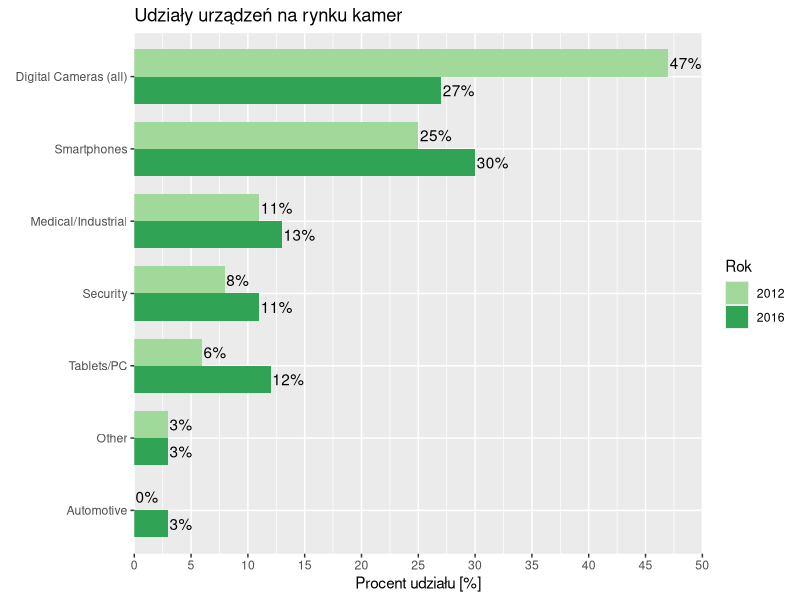

Here is the R script that generated this plot:
## ---- chunk 1
knitr::opts_chunk$set(echo = TRUE)
## ---- chunk 2
if(!require(ggplot2)){
  install.packages("ggplot2");
}
if(!require(ggrepel)){
  install.packages("ggrepel");
}
if(!require(reshape2)){
  install.packages("reshape2");
}
library(ggplot2)
library(ggrepel)
library(reshape2)


dane <- data.frame(urzadzenie = c("Digital Cameras (all)", "Smartphones", "Tablets/PC",
                              "Medical/Industrial", "Security", "Automotive", "Other"),
                   r2012 = c(47, 25, 6,  11, 8, 0, 3),
                   r2016 = c(27, 30, 12, 13, 11, 3, 3)
                   )

dane$urzadzenie <- reorder(dane$urzadzenie, dane$r2012)
dane<-melt(dane)
dane$variable <- factor(dane$variable, levels =c("r2016","r2012"))

cols <- c("r2012"="#a1d99b","r2016"="#31a354")
w <- ggplot(dane, aes(x = urzadzenie, width=.75, fill=variable, y=value)) + 
  geom_bar(stat="identity", position="dodge") +
  geom_text(aes(x=urzadzenie, y=value, ymax=value, label=sprintf("%.0f%%", value)),
            position = position_dodge(width = .75),
            hjust = -0.05)  + 
  scale_fill_manual(name="Rok",
                    limits = c("r2012", "r2016"),
                    values=cols, 
                    breaks=c("r2012", "r2016"), 
                    labels=c("2012","2016")) +
  scale_y_continuous(breaks = seq(0, 50, 5), limits=c(0, 50), expand=c(0,0)) +
  coord_flip() +
  labs(title = "Udziały urządzeń na rynku kamer", 
       x = element_blank(), 
       y = "Procent udziału [%]")

w
